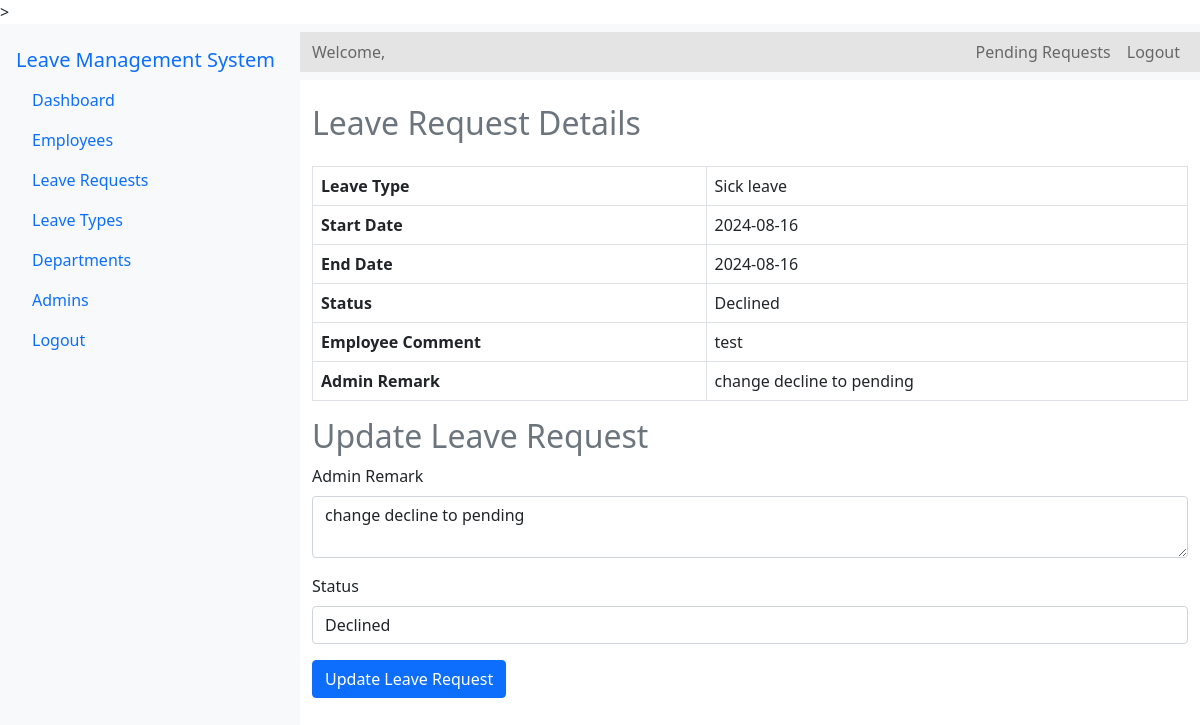
/Source/admin/leave-action.php?leave_id=1 (signed in), run on the app's committed database.
### tables this page shows
CREATE TABLE `leave_list` (
  `E_id` int(11) NOT NULL,
  `leave_id` int(11) NOT NULL,
  `E_name` varchar(100) NOT NULL,
  `Leave_type` varchar(100) NOT NULL,
  `Start` varchar(100) NOT NULL,
  `End` varchar(100) NOT NULL,
  `Status` varchar(100) NOT NULL,
  `Comment` varchar(1000) NOT NULL,
  `A_id` int(11) NOT NULL,
  `a_remark` varchar(1000) NOT NULL,
  `seen` int(11) NOT NULL,
  `submission_date` datetime DEFAULT current_timestamp()
);

### Source/admin/leave-action.php (the view, shortened to what this page needs)
<?php
include '../config.php';
$A_name = $_SESSION['A_name'];
$leave_id = $_GET['leave_id'];
$stml = $conn->prepare("SELECT * FROM leave_list WHERE leave_id = ?");
$stml->bind_param("i", $leave_id);
$stml->execute();
$result = $stml->get_result();
$leave_request = $result->fetch_assoc();
?>
<!DOCTYPE html>
<html lang="en">
<head>
    <link rel="stylesheet" href="../bootstrap-5.0.2-dist/css/bootstrap.min.css">
    <link rel="stylesheet" href="../css/admin-dashboard.css">
    <link rel="stylesheet" href="https://cdnjs.cloudflare.com/ajax/libs/font-awesome/6.0.0-beta3/css/all.min.css">
    <link rel="stylesheet" href="../css/main.css">
</head>
<body>
<div class="d-flex">
    <nav class="nav flex-column bg-light p-3" style="width: 300px; height: 100vh;">
        <a class="navbar-brand" href="a-dashboard.php">Leave Management System</a>
        <a class="nav-link" href="a-dashboard.php">Dashboard</a>
        <a class="nav-link" href="employees.php">Employees</a>
        <a class="nav-link d-flex justify-content-between align-items-center" href="leave-requests.php">
    Leave Requests
</a>
        <a class="nav-link" href="leave-types.php">Leave Types</a>
        <a class="nav-link" href="departments.php">Departments</a>
        <a class="nav-link" href="admins.php">Admins</a>
        <a class="nav-link" href="logout.php" onclick="return confirmLogout();">Logout</a>
    </nav>
    <div class="flex-grow-1">
    <nav class="navbar navbar-expand-lg navbar-light bg-light">
    <div class="container-fluid">
        <span class="navbar-text">
            Welcome, <?php echo $A_name; ?>
        </span>
        <div class="collapse navbar-collapse" id="navbarNavDropdown">
            <ul class="navbar-nav ms-auto">
                <li class="nav-item">
                    <a class="nav-link" href="leave-requests.php">
                        Pending Requests
                    </a>
                </li>
                <li class="nav-item">
                    <a class="nav-link" href="logout.php" onclick="return confirmLogout();">Logout</a>
                </li>
            </ul>
        </div>
    </div>
</nav>
        <div class="container mt-4">
            <h2 class="text-secondary">Leave Request Details</h2>
            <table class="table table-bordered mt-4">
                <tr>
                    <th>Leave Type</th>
                    <td><?php echo htmlspecialchars($leave_request['Leave_type']); ?></td>
                </tr>
                <tr>
                    <th>Start Date</th>
                    <td><?php echo htmlspecialchars($leave_request['Start']); ?></td>
                </tr>
                <tr>
                    <th>End Date</th>
                    <td><?php echo htmlspecialchars($leave_request['End']); ?></td>
                </tr>
                <tr>
                    <th>Status</th>
                    <td><?php echo htmlspecialchars($leave_request['Status']); ?></td>
                </tr>
                <tr>
                    <th>Employee Comment</th>
                    <td><?php echo htmlspecialchars($leave_request['Comment']); ?></td>
                </tr>
                <tr>
                    <th>Admin Remark</th>
                    <td><?php echo htmlspecialchars($leave_request['a_remark']); ?></td>
                </tr>
            </table>
            <h2 class="text-secondary">Update Leave Request</h2>
            <form action="" method="post">
                <div class="mb-3">
                    <label for="admin_remark" class="form-label">Admin Remark</label>
                    <textarea class="form-control" id="admin_remark" name="admin_remark" required><?php echo htmlspecialchars($leave_request['a_remark']); ?></textarea>
                </div>
                <div class="mb-3">
                    <label for="status" class="form-label">Status</label>
                    <select class="form-control" id="status" name="status" required>
                        <option value="Declined" <?php echo $leave_request['Status'] == 'Declined' ? 'selected' : ''; ?>>Declined</option>
                    </select>
                </div>
                <button type="submit" class="btn btn-primary">Update Leave Request</button>
            </form>
        </div>
    </div>
</div>
</body>
</html>

### Source/css/admin-dashboard.css (style rules this page uses)
.container { margin-top: 20px; }
.table { margin-top: 20px; }
.container-fluid { background-color: rgb(228, 228, 228); }

### data on the page
leave_list: Leave_type "Sick leave", Start "2024-08-16", End "2024-08-16", Status "Declined", Comment "test", a_remark "change decline to pending", admin_remark "change decline to pending", status "Declined"
